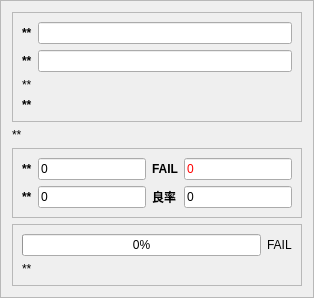
         <widget class="QFrame" name="frame_8">
          <property name="frameShape">
           <enum>QFrame::StyledPanel</enum>
          </property>
          <property name="frameShadow">
           <enum>QFrame::Raised</enum>
          </property>
          <layout class="QGridLayout" name="gridLayout_12">
           <item row="0" column="0">
            <widget class="QFrame" name="frame_9">
             <property name="frameShape">
              <enum>QFrame::StyledPanel</enum>
             </property>
             <property name="frameShadow">
              <enum>QFrame::Raised</enum>
             </property>
             <layout class="QGridLayout" name="gridLayout_13">
              <item row="0" column="0">
               <widget class="QLabel" name="label_18">
                <property name="font">
                 <font>
                  <weight>75</weight>
                  <bold>true</bold>
                 </font>
                </property>
                <property name="text">
                 <string>**</string>
                </property>
               </widget>
              </item>
              <item row="0" column="1">
               <widget class="QLineEdit" name="lineEdit_16">
                <property name="readOnly">
                 <bool>true</bool>
                </property>
               </widget>
              </item>
              <item row="1" column="0">
               <widget class="QLabel" name="label_22">
                <property name="font">
                 <font>
                  <weight>75</weight>
                  <bold>true</bold>
                 </font>
                </property>
                <property name="text">
                 <string>**</string>
                </property>
               </widget>
              </item>
              <item row="1" column="1">
               <widget class="QLineEdit" name="lineEdit_17">
                <property name="readOnly">
                 <bool>true</bool>
                </property>
               </widget>
              </item>
              <item row="2" column="0">
               <widget class="QLabel" name="label_23">
                <property name="text">
                 <string>**</string>
                </property>
               </widget>
              </item>
              <item row="3" column="0">
               <widget class="QLabel" name="label_24">
                <property name="font">
                 <font>
                  <weight>75</weight>
                  <bold>true</bold>
                 </font>
                </property>
                <property name="text">
                 <string>**</string>
                </property>
               </widget>
              </item>
             </layout>
            </widget>
           </item>
           <item row="1" column="0">
            <widget class="QLabel" name="label_25">
             <property name="text">
              <string>**</string>
             </property>
            </widget>
           </item>
           <item row="2" column="0">
            <widget class="QFrame" name="frame_10">
             <property name="frameShape">
              <enum>QFrame::StyledPanel</enum>
             </property>
             <property name="frameShadow">
              <enum>QFrame::Raised</enum>
             </property>
             <layout class="QGridLayout" name="gridLayout_14">
              <item row="0" column="0">
               <widget class="QLabel" name="label_26">
                <property name="font">
                 <font>
                  <weight>75</weight>
                  <bold>true</bold>
                 </font>
                </property>
                <property name="text">
                 <string>**</string>
                </property>
               </widget>
              </item>
              <item row="0" column="1">
               <widget class="QLineEdit" name="lineEdit_18">
                <property name="text">
                 <string>0</string>
                </property>
                <property name="readOnly">
                 <bool>true</bool>
                </property>
               </widget>
              </item>
              <item row="0" column="2">
               <widget class="QLabel" name="label_27">
                <property name="font">
                 <font>
                  <weight>75</weight>
                  <bold>true</bold>
                 </font>
                </property>
                <property name="text">
                 <string>FAIL</string>
                </property>
               </widget>
              </item>
              <item row="0" column="3">
               <widget class="QLineEdit" name="lineEdit_19">
                <property name="palette">
                 <palette>
                  <active>
                   <colorrole role="Text">
                    <brush brushstyle="SolidPattern">
                     <color alpha="255">
                      <red>255</red>
                      <green>0</green>
                      <blue>0</blue>
                     </color>
                    </brush>
                   </colorrole>
                   <colorrole role="PlaceholderText">
                    <brush brushstyle="SolidPattern">
                     <color alpha="128">
                      <red>255</red>
                      <green>0</green>
                      <blue>0</blue>
                     </color>
                    </brush>
                   </colorrole>
                  </active>
                  <inactive>
                   <colorrole role="Text">
                    <brush brushstyle="SolidPattern">
                     <color alpha="255">
                      <red>255</red>
                      <green>0</green>
                      <blue>0</blue>
                     </color>
                    </brush>
                   </colorrole>
                   <colorrole role="PlaceholderText">
                    <brush brushstyle="SolidPattern">
                     <color alpha="128">
                      <red>255</red>
                      <green>0</green>
                      <blue>0</blue>
                     </color>
                    </brush>
                   </colorrole>
                  </inactive>
                  <disabled>
                   <colorrole role="Text">
                    <brush brushstyle="SolidPattern">
                     <color alpha="255">
                      <red>120</red>
                      <green>120</green>
                      <blue>120</blue>
                     </color>
                    </brush>
                   </colorrole>
                   <colorrole role="PlaceholderText">
                    <brush brushstyle="SolidPattern">
                     <color alpha="128">
                      <red>0</red>
                      <green>0</green>
                      <blue>0</blue>
                     </color>
                    </brush>
                   </colorrole>
                  </disabled>
                 </palette>
                </property>
                <property name="text">
                 <string>0</string>
                </property>
                <property name="readOnly">
                 <bool>true</bool>
                </property>
               </widget>
              </item>
              <item row="1" column="0">
               <widget class="QLabel" name="label_28">
                <property name="font">
                 <font>
                  <weight>75</weight>
                  <bold>true</bold>
                 </font>
                </property>
                <property name="text">
                 <string>**</string>
                </property>
               </widget>
              </item>
              <item row="1" column="1">
               <widget class="QLineEdit" name="lineEdit_20">
                <property name="text">
                 <string>0</string>
                </property>
                <property name="readOnly">
                 <bool>true</bool>
                </property>
               </widget>
              </item>
              <item row="1" column="2">
               <widget class="QLabel" name="label_29">
                <property name="font">
                 <font>
                  <weight>75</weight>
                  <bold>true</bold>
                 </font>
                </property>
                <property name="text">
                 <string>良率</string>
                </property>
               </widget>
              </item>
              <item row="1" column="3">
               <widget class="QLineEdit" name="lineEdit_21">
                <property name="text">
                 <string>0</string>
                </property>
                <property name="readOnly">
                 <bool>true</bool>
                </property>
               </widget>
              </item>
             </layout>
            </widget>
           </item>
           <item row="3" column="0">
            <widget class="QFrame" name="frame_11">
             <property name="frameShape">
              <enum>QFrame::StyledPanel</enum>
             </property>
             <property name="frameShadow">
              <enum>QFrame::Raised</enum>
             </property>
             <layout class="QGridLayout" name="gridLayout_29">
              <item row="0" column="0">
               <widget class="QProgressBar" name="progressBar_2">
                <property name="value">
                 <number>0</number>
                </property>
               </widget>
              </item>
              <item row="1" column="0">
               <widget class="QLabel" name="label_30">
                <property name="font">
                 <font>
                  <weight>50</weight>
                  <bold>false</bold>
                 </font>
                </property>
                <property name="text">
                 <string>**</string>
                </property>
               </widget>
              </item>
              <item row="0" column="1">
               <widget class="QLabel" name="label_5">
                <property name="text">
                 <string>FAIL</string>
                </property>
               </widget>
              </item>
             </layout>
            </widget>
           </item>
          </layout>
         </widget>
